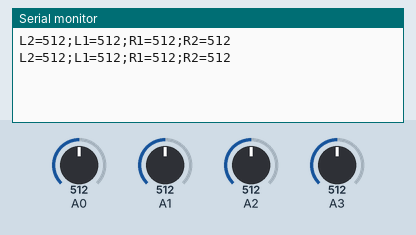
Simulated run of this sketch. Board: Arduino Uno, built with avr-gcc and run on an emulated ATmega328P. Shown: the last lines printed to the serial monitor. Inputs (shaded band) come from the test bench; at power-on: A0 = 512, A1 = 512, A2 = 512, A3 = 512.

Above: at 1.8 s.
1.9 s: A0 set to 716
At 2.8 s:
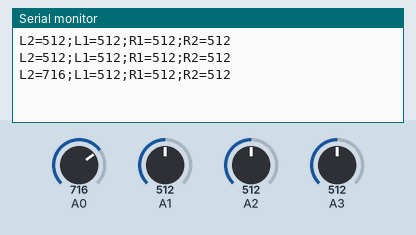
3.4 s: A1 set to 716
At 4.7 s:
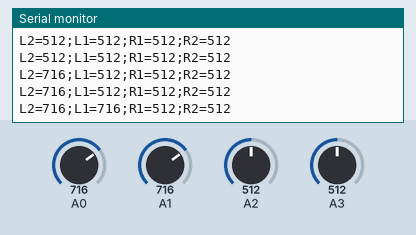
4.9 s: A2 set to 716
At 5.6 s:
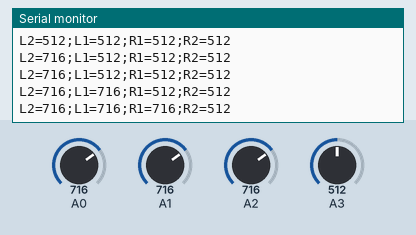
6.4 s: A3 set to 716
At 7.7 s:
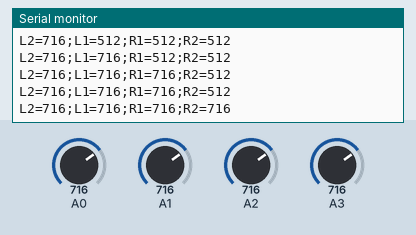
7.9 s: A0 set to 992
At 8.8 s:
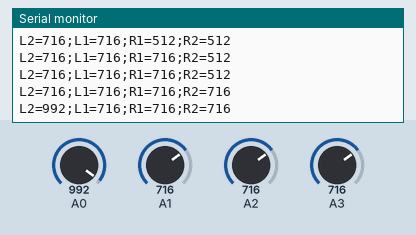
9.4 s: A1 set to 992
At 10.8 s:
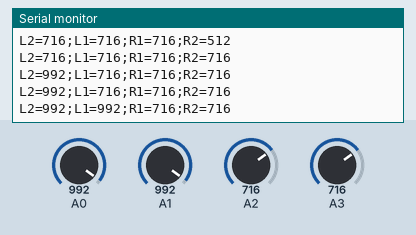
Timing chart, 0 to 11.9 s (numbered marks = the images above; inputs shaded):
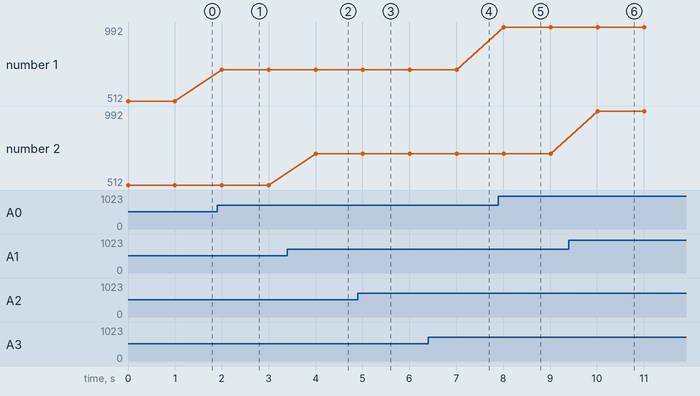

Measured:
- after the input at 1.9 s, the serial monitor: prints a new line after 0.10 s (image 1)
- after the input at 3.4 s, the serial monitor: prints a new line after 0.61 s (image 2)
- after the input at 4.9 s, the serial monitor: prints a new line after 0.11 s (image 3)
- after the input at 6.4 s, the serial monitor: prints a new line after 0.61 s (image 4)
- after the input at 7.9 s, the serial monitor: prints a new line after 0.11 s (image 5)
- after the input at 9.4 s, the serial monitor: prints a new line after 0.61 s (image 6)
- plotted number 1: 512 → 716 after the input at 1.9 s, 716 → 992 after the input at 7.9 s

The sketch:

debug_tracker.ino
```cpp
/**********OJ 3 grey sensor***********/
/**********www.openjumper.com********/
int L1;
int L2;
int R1;
int R2;

  void setup() {
    Serial.begin(9600);
  }
  void loop() {
    L2= analogRead(A0);
    L1= analogRead(A1);
    R1 = analogRead(A2);
    R2 =analogRead(A3);

    Serial.print("L2=");
    Serial.print(L2);
    Serial.print(";");
    Serial.print("L1=");
    Serial.print(L1);
    Serial.print(";");
    Serial.print("R1=");
    Serial.print(R1);
    Serial.print(";");
    Serial.print("R2=");
    Serial.println(R2);
    delay(1000);
  }
```
